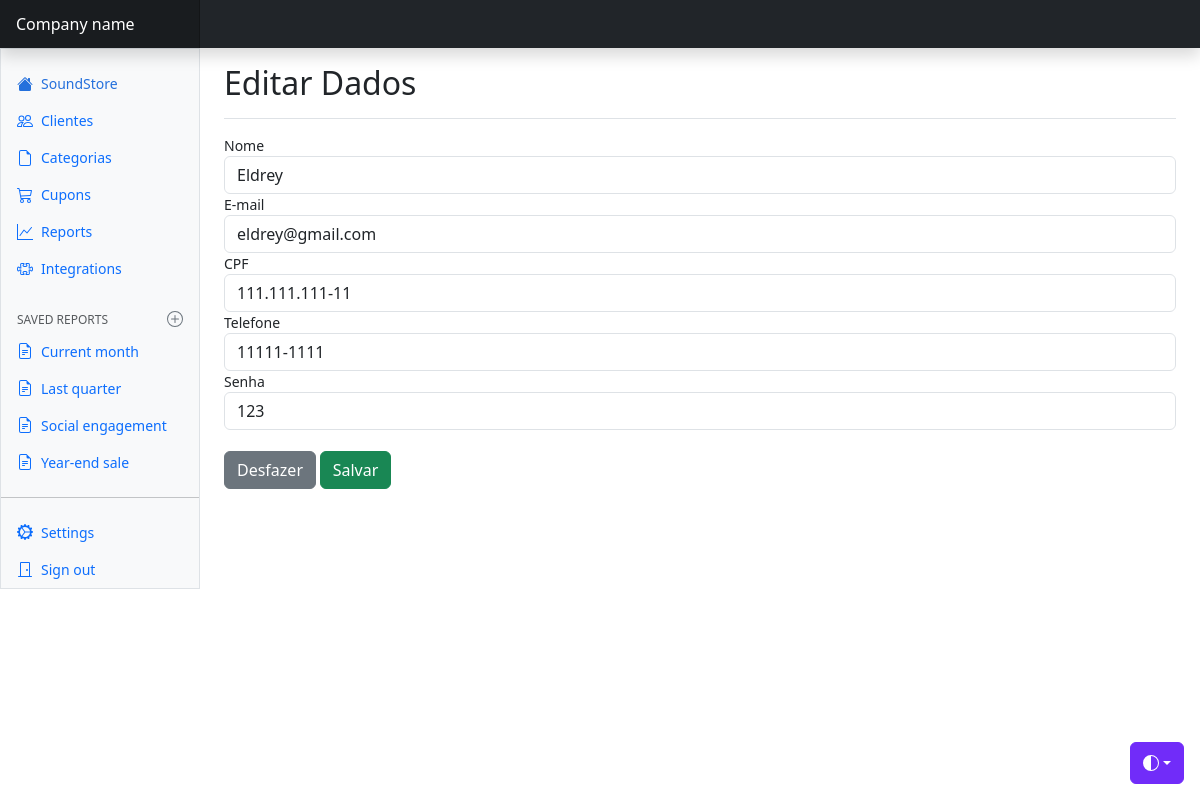
Screenshot of /views/cliente/edit.php?id=1 with the database file from the repository.
### tables this page shows
CREATE TABLE `clientes` (
  `id` int(11) NOT NULL,
  `nome` varchar(100) DEFAULT NULL,
  `email` varchar(100) DEFAULT NULL,
  `cpf` varchar(14) DEFAULT NULL,
  `telefone` varchar(20) DEFAULT NULL,
  `senha` varchar(100) DEFAULT NULL
);

### config/BD.php (called while the page is built)
<?php
    class BD {
        public static function getConexao() {
            $conn = new PDO(
                "mysql:host=localhost;dbname=soundstore_bd",
                "root",
                ""
            );
            return $conn;
        }
    }

### model/dao/ClienteDAO.php (called while the page is built, shortened)
<?php
    class ClienteDAO {
         public function find($id) {
            try {
                $query = BD::getConexao()->prepare(
                    "SELECT * FROM clientes WHERE id = :i"
                );
                $query->bindValue(':i', $id, PDO::PARAM_INT);
                if(!$query->execute()) {
                    print_r($query->errorInfo());
                }
                if($linha = $query->fetch(PDO::FETCH_ASSOC)) {
                    $cliente = new Cliente();
                    $cliente->setId($linha['id']);
                    $cliente->setNome($linha['nome']);
                    $cliente->setEmail($linha['email']);
                    $cliente->setCpf($linha['cpf']);
                    $cliente->setTelefone($linha['telefone']);
                    $cliente->setSenha($linha['senha']);
                }
                return $cliente;
            }
            catch(PDOException $e) {
                echo "Erro #3: " . $e->getMessage();
            }
        }
    }

### model/bean/Cliente.php (called while the page is built, shortened)
<?php
    class Cliente {
        private $nome;
        private $email;
        private $cpf;
        private $telefone;
        private $senha;
        public function getNome() {
            return $this->nome;
        }
        public function setNome($nome) {
            $this->nome = $nome;
        }
        public function getEmail() {
            return $this->email;
        }
        public function setEmail($email) {
            $this->email = $email;
        }
        public function getCpf() {
            return $this->cpf;
        }
        public function setCpf($cpf) {
            $this->cpf = $cpf;
        }
        public function getTelefone() {
            return $this->telefone;
        }
        public function setTelefone($telefone) {
            $this->telefone = $telefone;
        }
        public function getSenha() {
            return $this->senha;
        }
        public function setSenha($senha) {
            $this->senha = $senha;
        }
    }

### views/cliente/edit.php (the view, shortened to what this page needs)
<?php
    $dao = new ClienteDAO();
    $cliente = $dao->find($_GET['id']);
?>
<!doctype html>
<html lang="en" data-bs-theme="auto">
  <head>
    <link href="../../css/bootstrap.min.css" rel="stylesheet" />
    <link href="../../css/dashboard.css" rel="stylesheet" />
  </head>
  <body>
    <div
      class="dropdown position-fixed bottom-0 end-0 mb-3 me-3 bd-mode-toggle"
    >
      <button
        class="btn btn-bd-primary py-2 dropdown-toggle d-flex align-items-center"
        id="bd-theme"
        type="button"
        aria-expanded="false"
        data-bs-toggle="dropdown"
        aria-label="Toggle theme (auto)"
      >
        <svg class="bi my-1 theme-icon-active" aria-hidden="true">
          <use href="#circle-half"></use>
        </svg>
      </button>
    </div>
    <header
      class="navbar sticky-top bg-dark flex-md-nowrap p-0 shadow"
      data-bs-theme="dark"
    >
      <a
        class="navbar-brand col-md-3 col-lg-2 me-0 px-3 fs-6 text-white"
        href="#"
        >Company name</a
      >
    </header>
    <div class="container-fluid">
      <div class="row">
        <div
          class="sidebar border border-right col-md-3 col-lg-2 p-0 bg-body-tertiary"
        >
          <div
            class="offcanvas-md offcanvas-end bg-body-tertiary"
            tabindex="-1"
            id="sidebarMenu"
            aria-labelledby="sidebarMenuLabel"
          >
            <?php include "../menu/navbar.php" ?>
          </div>
        </div>
        <main class="col-md-9 ms-sm-auto col-lg-10 px-md-4">
          <div
            class="d-flex justify-content-between flex-wrap flex-md-nowrap align-items-center pt-3 pb-2 mb-3 border-bottom"
          >
            <h1 class="h2">Editar Dados</h1>
          </div>
          <div class="table-responsive small">
            <form action="update.php" method="post">
                <div class="form-group">
                    <label for="nome">Nome</label>
                    <input type="text" name="nome" value="<?= $cliente->getNome() ?>" class="form-control">
                </div>
                <div class="form-group">
                    <label for="email">E-mail</label>
                    <input type="email" name="email" value="<?= $cliente->getEmail() ?>" class="form-control">
                </div>
                <div class="form-group">
                    <label for="cpf">CPF</label>
                    <input type="text" name="cpf" value="<?= $cliente->getCpf() ?>" class="form-control">
                </div>
                <div class="form-group">
                    <label for="telefone">Telefone</label>
                    <input type="text" name="telefone" value="<?= $cliente->getTelefone() ?>" class="form-control">
                </div>
                <div class="form-group">
                    <label for="senha">Senha</label>
                    <input type="text" name="senha" value="<?= $cliente->getSenha() ?>" class="form-control">
                </div>
                <br>
                <div class="form-group">
                    <input type="reset" value="Desfazer" class="btn btn-secondary">
                    <input type="submit" value="Salvar" class="btn btn-success">
                </div>
            </form>
          </div>
        </main>
      </div>
    </div>
  </body>
</html>

### css/dashboard.css (style rules this page uses)
.bi { display: inline-block; width: 1rem; height: 1rem; }
.navbar-brand { padding-top: .75rem; padding-bottom: .75rem; background-color: rgba(0, 0, 0, .25); box-shadow: inset -1px 0 0 rgba(0, 0, 0, .25); }

### views/cliente/edit.php (style rules this page uses)
.bi { vertical-align: -0.125em; fill: currentColor; }
.btn-bd-primary { --bd-violet-bg: #712cf9; --bd-violet-rgb: 112.520718, 44.062154, 249.437846; --bs-btn-font-weight: 600; --bs-btn-color: var(--bs-white); --bs-btn-bg: var(--bd-violet-bg); --bs-btn-border-color: var(--bd-violet-bg); --bs-btn-hover-color: var(--bs-white); --bs-btn-hover-bg: #6528e0; --bs-btn-hover-border-color: #6528e0; --bs-btn-focus-shadow-rgb: var(--bd-violet-rgb); --bs-btn-active-color: var(--bs-btn-hover-color); --bs-btn-active-bg: #5a23c8; --bs-btn-active-border-color: #5a23c8; }
.bd-mode-toggle { z-index: 1500; }
.bd-mode-toggle .bi { width: 1em; height: 1em; }

### rows the page displays
clientes: nome "Eldrey", email "eldrey@gmail.com", cpf "111.111.111-11", telefone "11111-1111", senha "123"
